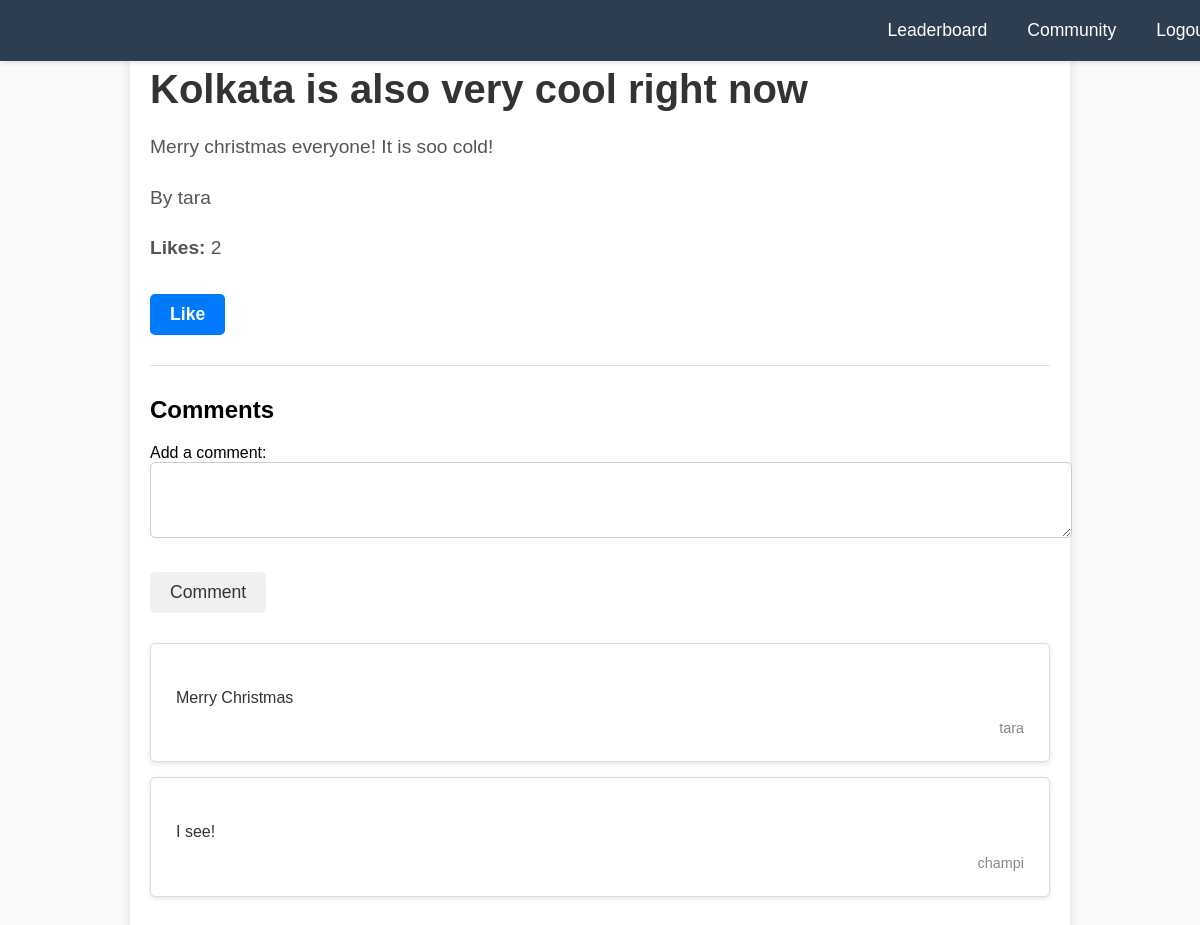
The page /post/6 (signed in) on the database its author committed.
### app.py (models this page shows)
class Post(db.Model):
    id = db.Column(db.Integer, primary_key=True)
    title = db.Column(db.String(200), nullable=False)
    content = db.Column(db.Text, nullable=False)
    author_id = db.Column(db.Integer, db.ForeignKey('user.id'))
    author = db.relationship('User', backref=db.backref('posts', lazy=True))
    likes = db.relationship('Like', backref='post', lazy='dynamic')

class User( db.Model):
    id = db.Column(db.Integer, primary_key=True)
    username = db.Column(db.String(80), unique=True, nullable=False)
    password = db.Column(db.String(120), nullable=False)
    email = db.Column(db.String(120), unique=True, nullable=False)
    password = db.Column(db.String(80), nullable=False)
    city = db.Column(db.String(120))
    is_admin = db.Column(db.Boolean, default=False)

class Comment(db.Model):
    id = db.Column(db.Integer, primary_key=True)
    content = db.Column(db.Text, nullable=False)
    post_id = db.Column(db.Integer, db.ForeignKey('post.id'), nullable=False)
    post = db.relationship('Post', backref=db.backref('comments', lazy=True))
    author_id = db.Column(db.Integer, db.ForeignKey('user.id'))
    author = db.relationship('User', backref=db.backref('comments', lazy=True))

### app.py (the view, shortened to what this page needs)
@app.route('/post/<int:post_id>', methods=["GET", "POST"])
def post(post_id):
    post = Post.query.get_or_404(post_id)
    user_id = session.get('user_id')
    if not user_id:
        return redirect(url_for('login'))
    user_likes = Like.query.filter_by(post_id=post.id, user_id=user_id).all()
    likes_count = len(user_likes)
    user_has_liked = len(user_likes) > 0
    all_likes_count = post.likes.count()
    return render_template('post.html', post=post, likes_count=all_likes_count,
                           user_has_liked=user_has_liked)

### templates/post.html (shortened to what this page needs)
<!DOCTYPE html>
<html lang="en">
<head>
</head>
<body>
    <nav class="navbar">
        <ul class="navbar-links">
            <li><a href="/leaderboard">Leaderboard</a></li>
            <li><a href="/community">Community</a></li>
            <li><a href="/logout">Logout</a></li>
        </ul>
    </nav>
    <div class="container">
        <h1>{{ post.title }}</h1>
        <p>{{ post.content }}</p>
        <p>By {{ post.author.username }}</p>
        <p><strong>Likes:</strong> {{ likes_count }}</p>
        <form method="POST">
            <button type="submit" name="like" class="btn btn-primary">
                {% if user_has_liked %}
                Unlike
                {% else %}
                Like
                {% endif %}
            </button>
        </form>
        <hr>
        <h2>Comments</h2>
        <form method="POST">
            <label for="content">Add a comment:</label>
            <textarea name="content" rows="3" required></textarea><br>
            <button type="submit" class="btn btn-secondary">Comment</button>
        </form>
        <div class="comment-container">
            {% for comment in post.comments %}
            <div class="card">
                <div class="card-body">
                    <p class="card-text">{{ comment.content }}</p>
                    <footer class="blockquote-footer">{{ comment.author.username }}</footer>
                </div>
            </div>
            {% endfor %}
        </div>
    </div>
</body>
</html>

### templates/post.html (style rules this page uses)
body { font-family: Arial, sans-serif; background-color: #f9f9f9; margin: 0; padding: 0; }
.container { width: 80%; max-width: 900px; margin: 20px auto; background-color: white; padding: 20px; box-shadow: 0 4px 12px rgba(0, 0, 0, 0.1); border-radius: 8px; }
h1 { font-size: 2.5rem; color: #333; margin-bottom: 20px; }
p { font-size: 1.2rem; color: #555; line-height: 1.6; margin-bottom: 20px; }
.btn { display: inline-block; padding: 10px 20px; font-size: 1.1rem; border: none; border-radius: 5px; cursor: pointer; text-align: center; transition: background-color 0.3s; }
.btn-primary { background-color: #007bff; color: white; font-weight: bold; }
.btn-secondary { background-color: #f0f0f0; color: #333; }
.card { background-color: #fff; padding: 15px; border: 1px solid #ddd; border-radius: 5px; margin-bottom: 15px; box-shadow: 0 2px 5px rgba(0, 0, 0, 0.1); }
.card-body { padding: 10px; }
.card-text { font-size: 1rem; color: #333; margin-bottom: 10px; }
.blockquote-footer { font-size: 0.9rem; color: #888; text-align: right; }
textarea { width: 100%; padding: 10px; font-size: 1rem; border: 1px solid #ccc; border-radius: 5px; resize: vertical; margin-bottom: 20px; }
form { margin-bottom: 30px; }
hr { margin: 30px 0; border: 0; border-top: 1px solid #ddd; }
.comment-container { margin-top: 30px; }
.navbar { background-color: #2c3e50; padding: 20px 20px; width: 100%; display: flex; justify-content: flex-end; margin-bottom: 10px; position: fixed; top: 0; z-index: 1000; box-shadow: 0 2px 5px rgba(0, 0, 0, 0.1); }
.navbar-links { list-style-type: none; margin: 0; padding: 0; display: flex; }
.navbar-links li { margin-left: 20px; }
.navbar-links a { color: white; text-decoration: none; font-size: 1.1rem; padding: 5px 10px; transition: color 0.3s; }
.btn { margin-top: 10px; }

### rows shown on the page
Post: title "Kolkata is also very cool right now", content "Merry christmas everyone! It is soo cold!"
User: author.username "tara"
Comment: content "Merry Christmas", author.username "tara"
Comment: content "I see!", author.username "champi"

### other values the page prints
{{ likes_count }} "2"
